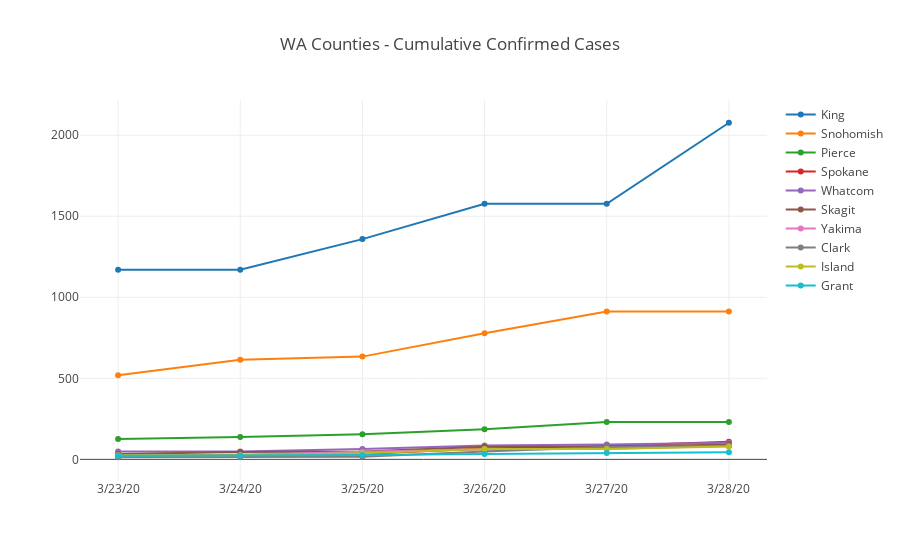

Notebook source saved alongside this figure:
### Markdown cell above
# Washington State County by County Data

### Code cell
# dfWAByCounty = dfUSCounties[dfUSCounties.state == 'Washington'].groupby(['county', 'date']).agg({'cases':sum, 'deaths':sum}).unstack().fillna(0)
# dfWAByCountyConfirmed = dfWAByCounty['cases']

dfWAByCounty = dfByDay[dfByDay.Province_State == 'Washington'].groupby(['Last_Update', 'Admin2']).agg({'Confirmed':sum, 'Deaths':sum}).unstack(level=0)
dfWAByCountyConfirmed = dfWAByCounty.Confirmed
dfWAByCountyConfirmed.columns = dfWAByCountyConfirmed.columns.map(lambda x: pd.to_datetime(x).strftime('%#m/%d/%y'))


dfWAByCountyConfirmed = dfWAByCountyConfirmed.sort_values(dfWAByCountyConfirmed.columns[-1], ascending = False)
dfWAByCountyConfirmedTop = dfWAByCountyConfirmed.head(10)
dfWAByCountyConfirmedTop = dfWAByCountyConfirmedTop[dfWAByCountyConfirmedTop.columns[-10:]]

data = [{
    'x': row[1].index,
    'y': row[1].values,
    'name': row[0]
}  for row in dfWAByCountyConfirmedTop.iterrows()]

layout = dict(title = 'WA Counties - Cumulative Confirmed Cases')
py.iplot(dict(data=data, layout=layout))

dfWAByCountyConfirmedTopNew = dfWAByCountyConfirmedTop.diff(axis=1).fillna(0).head(4)
dfWAByCountyConfirmedTopNew

### Figure 1 — Plotly figure (JSON) as saved in the notebook; plotly's stock layout.template omitted (floating-point values rounded to 4 significant figures)
{"data": [{"name": "King", "x": ["3/23/20", "3/24/20", "3/25/20", "3/26/20", "3/27/20", "3/28/20"], "y": [1170, 1170, 1359, 1577, 1577, 2077]}, {"name": "Snohomish", "x": ["3/23/20", "3/24/20", "3/25/20", "3/26/20", "3/27/20", "3/28/20"], "y": [519, 614, 634, 778, 912, 913]}, {"name": "Pierce", "x": ["3/23/20", "3/24/20", "3/25/20", "3/26/20", "3/27/20", "3/28/20"], "y": [126, 138, 155, 186, 231, 231]}, {"name": "Spokane", "x": ["3/23/20", "3/24/20", "3/25/20", "3/26/20", "3/27/20", "3/28/20"], "y": [20, 29, 33, 67, 83, 108]}, {"name": "Whatcom", "x": ["3/23/20", "3/24/20", "3/25/20", "3/26/20", "3/27/20", "3/28/20"], "y": [48, 48, 64, 86, 92, 102]}, {"name": "Skagit", "x": ["3/23/20", "3/24/20", "3/25/20", "3/26/20", "3/27/20", "3/28/20"], "y": [33, 45, 48, 78, 78, 91]}, {"name": "Yakima", "x": ["3/23/20", "3/24/20", "3/25/20", "3/26/20", "3/27/20", "3/28/20"], "y": [16, 25, 47, 61, 66, 82]}, {"name": "Clark", "x": ["3/23/20", "3/24/20", "3/25/20", "3/26/20", "3/27/20", "3/28/20"], "y": [13, 13, 16, 48, 76, 82]}, {"name": "Island", "x": ["3/23/20", "3/24/20", "3/25/20", "3/26/20", "3/27/20", "3/28/20"], "y": [25, 25, 38, 64, 64, 80]}, {"name": "Grant", "x": ["3/23/20", "3/24/20", "3/25/20", "3/26/20", "3/27/20", "3/28/20"], "y": [23, 23, 27, 33, 39, 44]}], "layout": {"title": "WA Counties - Cumulative Confirmed Cases"}}
